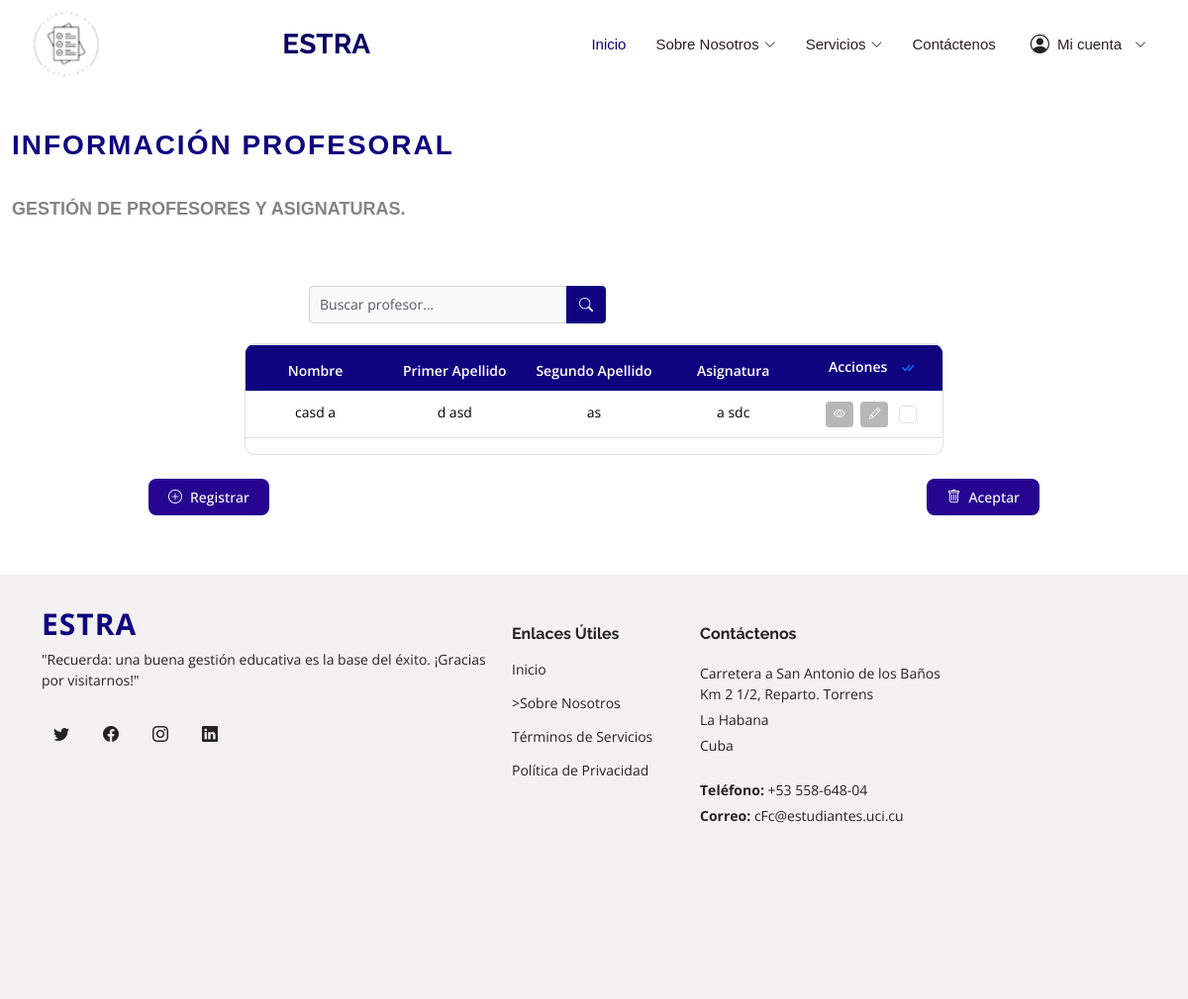
The app's page /informacion_profesoral/, older data.
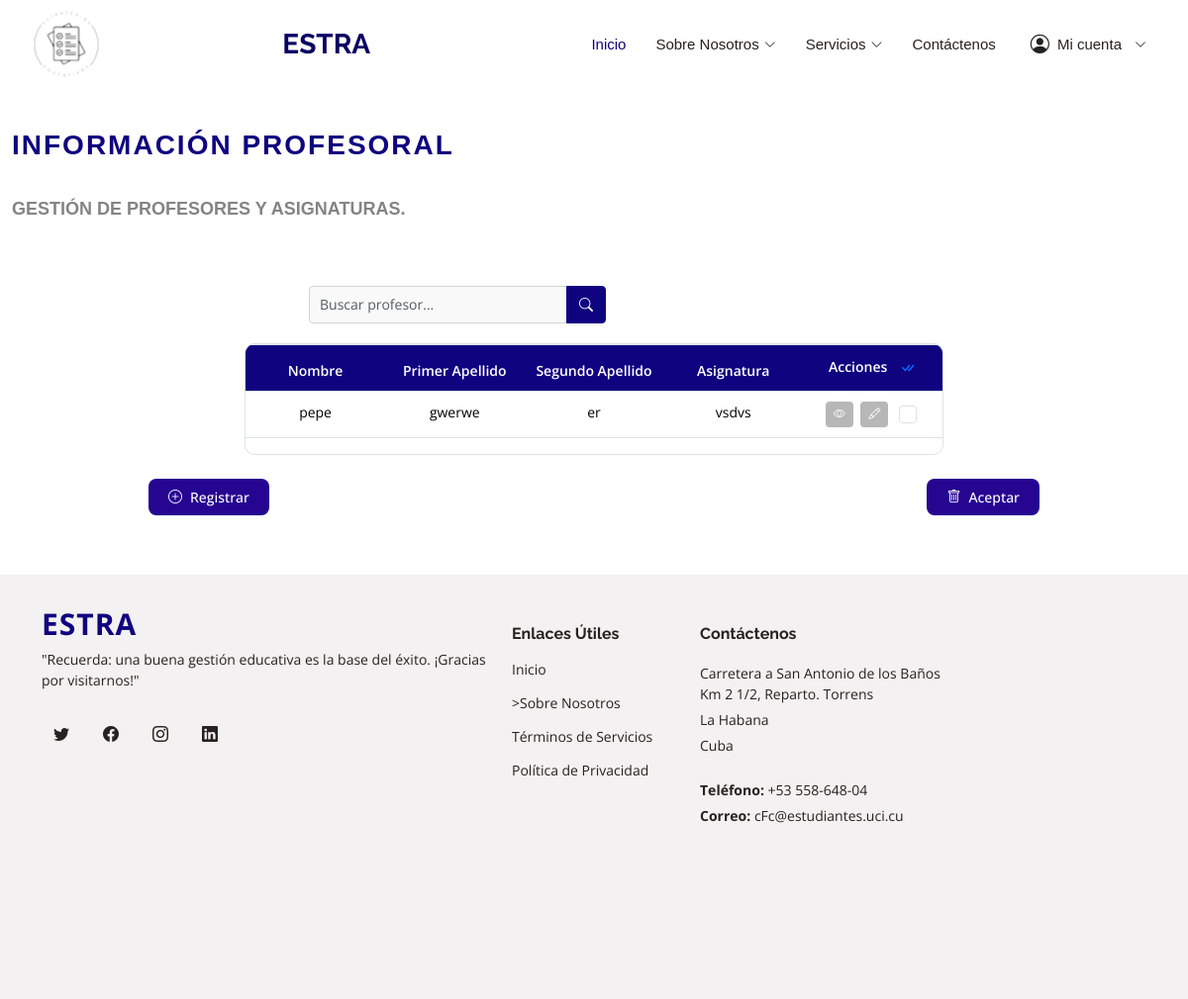
The same page, newer data.
### data_models/models.py (models this page shows, shortened)
class Profesor(models.Model):
    nombre = models.CharField(max_length=50)
    primer_apellido = models.CharField(max_length=50)
    segundo_apellido = models.CharField(max_length=50, blank=True, null=True)
    sexo = models.CharField(max_length=20, choices=[('masculino', 'Masculino'), ('femenino', 'Femenino'), ('otro', 'Otro')])
    categoria_docente = models.CharField(max_length=20, choices=[('instructor', 'Instructor'), ('asistente', 'Asistente'), ('auxiliar', 'Auxiliar'), ('titular', 'Titular')])
    asignatura = models.CharField(max_length=50)
    solapin = models.CharField(max_length=10, unique=True)
    telefono = models.CharField(max_length=15)
    correo = models.EmailField(max_length=50)
    brigada_asignada = models.CharField(max_length=10)
    brigadas_impartir = models.CharField(max_length=50)
    descripcion = models.TextField()

### SGEE/views.py (the view)
# urls.py: path('informacion_profesoral/', informacion_profesoral_view, name='informacion_profesoral'),
def informacion_profesoral_view(request):
    profesores = Profesor.objects.all()
    return render(request, 'informacion_profesoral.html', {'profesores': profesores})

### templates/informacion_profesoral.html (shortened to what the changed rows need)
{% load static %}
<!DOCTYPE html>
<html lang="es">
<head>
  <link href="{% static 'assets/vendor/animate.css/animate.min.css' %}" rel="stylesheet">
  <link href="{% static 'assets/vendor/bootstrap/css/bootstrap.min.css' %}" rel="stylesheet">
  <link href="{% static 'assets/vendor/bootstrap-icons/bootstrap-icons.css' %}" rel="stylesheet">
  <link href="{% static 'assets/vendor/boxicons/css/boxicons.min.css' %}" rel="stylesheet">
  <link href="{% static 'assets/vendor/glightbox/css/glightbox.min.css' %}" rel="stylesheet">
  <link href="{% static 'assets/vendor/remixicon/remixicon.css' %}" rel="stylesheet">
  <link href="{% static 'assets/vendor/swiper/swiper-bundle.min.css' %}" rel="stylesheet">
  <link href="{% static 'assets/css/style.css' %}" rel="stylesheet">
</head>
<body>
  <header id="header" class="d-flex align-items-center fixed-top">
    <div class="container d-flex align-items-center">
      <h1 class="logo me-auto"><a href="{% url 'pagina_principal' %}">ESTRA</a></h1>
    </div>
  </header>
  <main id="main">
<section id="informacion-profesoral" class="informacion-profesoral section-bg">
    <div class="container-fluid">
      <div class="section-title">
        <h2>Información Profesoral</h2>
        <br>
        <br>
      </div>
      <form id="form-eliminar-profesores" method="POST" action="{% url 'eliminar_profesores' %}">
        <div id="tabla-profesoral" class="table-container">
          <div id="tabla-profesoral-responsive" class="table-responsive">
            <table id="tablita-profesoral" class="table table-bordered table-hover custom-table">
              <thead>
                <tr>
                  <th>Nombre</th>
                  <th>Primer Apellido</th>
                  <th>Segundo Apellido</th>
                  <th>Asignatura</th>
                  <th>
                    Acciones
                    <button id="btn-seleccionar-todo" class="btn btn-link p-0 ms-2" title="Seleccionar Todo">
                      <i class="bi bi-check-all"></i>
                    </button>
                  </th>
                </tr>
              </thead>
              <tbody>
                {% for profesor in profesores %}
                <tr>
                  <td>{{ profesor.nombre }}</td>
                  <td>{{ profesor.primer_apellido }}</td>
                  <td>{{ profesor.segundo_apellido }}</td>
                  <td>{{ profesor.asignatura }}</td>
                  <td>
                    <button class="btn btn-action btn-ver-detalles" title="Ver Detalles">
                      <i class="bi bi-eye"></i>
                    </button>
                    <button class="btn btn-action btn-modificar" title="Modificar">
                      <i class="bi bi-pencil"></i>
                    </button>
                    <input type="checkbox" class="form-check-input seleccionar-fila" name="profesores[]" value="{{ profesor.id }}">
                  </td>
                </tr>
                {% empty %}
                <tr>
                  <td colspan="5" class="text-center">No hay profesores registrados.</td>
                </tr>
                {% endfor %}
              </tbody>
            </table>
          </div>
        </div>
      </form>
    </div>
  </section>
  </main>
</body>
</html>

Row changes from the older to the newer data that the page shows:
changed Profesor: nombre "casd a" → "pepe"; primer_apellido "d asd" → "gwerwe"; segundo_apellido "as" → "er"; asignatura "a sdc" → "vsdvs"
